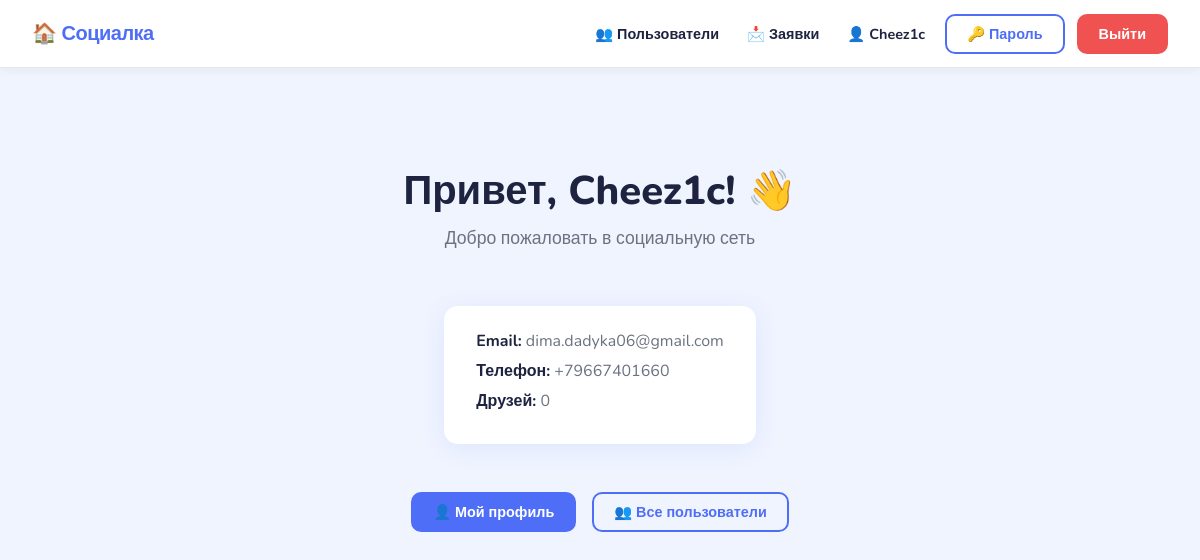
The page / (signed in) on the database as committed earlier.
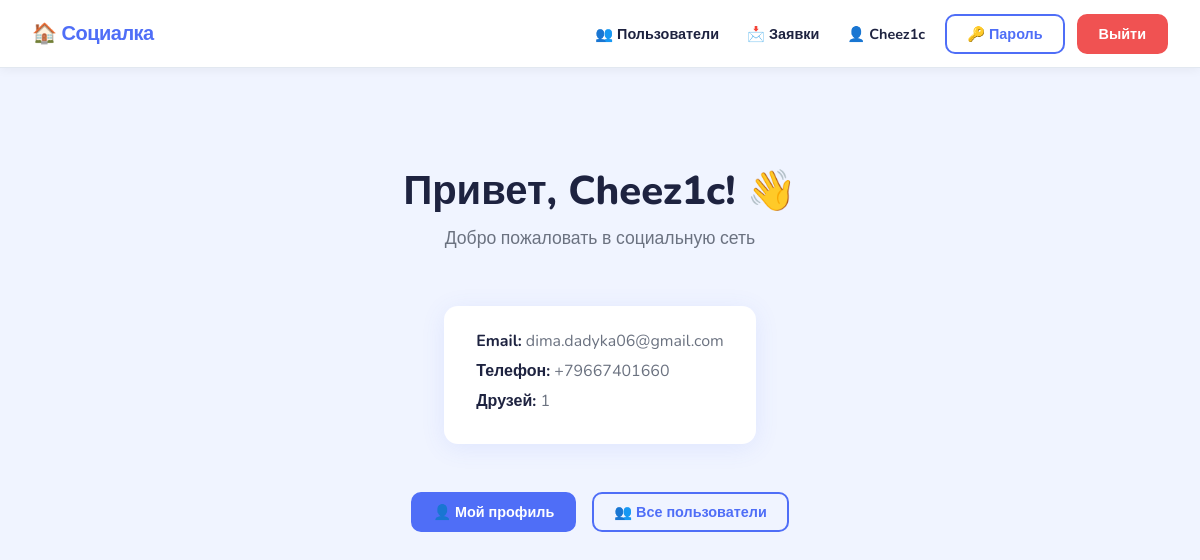
The same page on the database as committed later.
### users/models.py (models this page shows, shortened)
class User(AbstractUser):
    bio = models.TextField(blank=True, verbose_name='О себе')
    email = models.EmailField(unique=True, verbose_name='Email')
    phone = models.CharField(max_length=20, blank=True, verbose_name='Номер телефона')
    avatar = models.ImageField(
        upload_to='avatars/',
        blank=True,
        null=True,
        verbose_name='Аватарка',
        validators=[validate_image_extension],
    )
    friends = models.ManyToManyField(
        'self', blank=True, symmetrical=False,
        related_name='friend_of', verbose_name='Друзья',
    )
    friend_requests = models.ManyToManyField(
        'self', blank=True, symmetrical=False,
        related_name='incoming_requests', verbose_name='Заявки в друзья',
    )
    class Meta:
        verbose_name = 'Пользователь'
        verbose_name_plural = 'Пользователи'

### users/views.py (the view)
# urls.py: path('', views.home, name='home'),
def home(request):
    return render(request, 'home.html')

### templates/home.html (shortened to what this page needs)
{% extends 'base.html' %}
{% block content %}
<div class="hero">
    {% if user.is_authenticated %}
        <h1>Привет, {{ user.username }}! 👋</h1>
        <p class="hero-sub">Добро пожаловать в социальную сеть</p>
        <div class="user-card" style="margin: 1.5rem auto; display:inline-block;">
            <div class="user-info">
                <p><strong>Email:</strong> {{ user.email|default:"не указан" }}</p>
                {% if user.phone %}<p><strong>Телефон:</strong> {{ user.phone }}</p>{% endif %}
                <p><strong>Друзей:</strong> {{ user.friends.count }}</p>
            </div>
        </div>
        <div class="actions">
            <a href="{% url 'profile' username=user.username %}" class="btn btn-primary">👤 Мой профиль</a>
            <a href="{% url 'user_list' %}" class="btn btn-outline">👥 Все пользователи</a>
        </div>
    {% endif %}
</div>
{% endblock %}

### templates/base.html (shortened to what this page needs)
<!DOCTYPE html>
<html lang="ru">
<head>
    {% load static %}
    <link rel="stylesheet" href="{% static 'css/style.css' %}">
</head>
<body>
    <nav class="navbar">
        <div class="nav-brand">
            <a href="{% url 'home' %}">🏠 Социалка</a>
        </div>
        <div class="nav-links">
            {% if user.is_authenticated %}
                <a href="{% url 'user_list' %}" class="nav-link">👥 Пользователи</a>
                <a href="{% url 'incoming_requests' %}" class="nav-link">📩 Заявки</a>
                <a href="{% url 'profile' username=user.username %}" class="nav-link">👤 {{ user.username }}</a>
                <a href="{% url 'password_change' %}" class="btn btn-outline">🔑 Пароль</a>
                <form method="post" action="{% url 'logout' %}" style="display:inline">
                    <button type="submit" class="btn btn-danger">Выйти</button>
                </form>
            {% else %}
                <a href="{% url 'login' %}" class="btn btn-outline">Войти</a>
                <a href="{% url 'register' %}" class="btn btn-primary">Регистрация</a>
            {% endif %}
        </div>
    </nav>
    <div class="container">
        {% block content %}{% endblock %}
    </div>
</body>
</html>

Rows that differ between the two databases and show on the page:
changed User "Cheez1c": friends.count "0" → "1"
